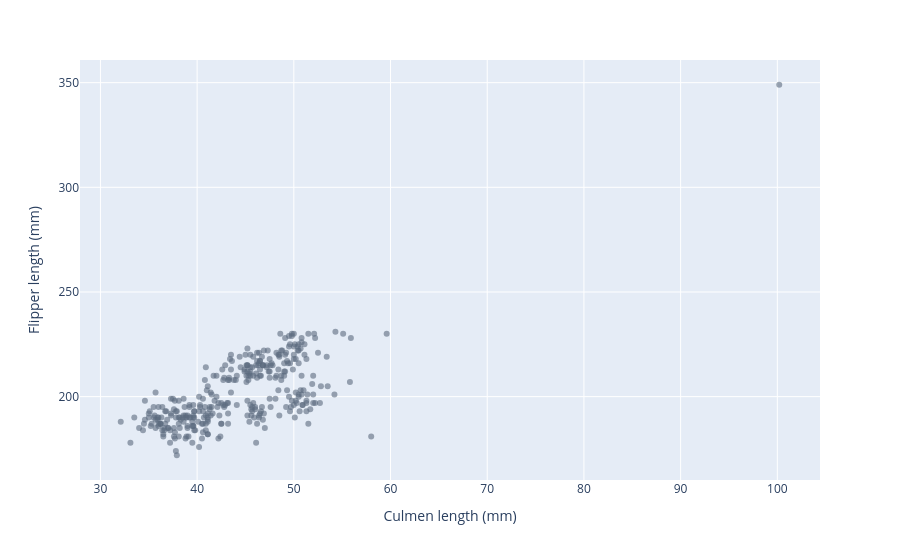

Notebook code for this chart:
### Markdown cell above
# Plotting with pandas (powered by Plotly)
`df.plot(kind='scatter', x='COLUMN_NAME', y='COLUMN_NAME')`

Because we set `pd.options.plotting.backend = "plotly"`, these familiar pandas calls now return interactive Plotly charts. Kinds we can use:
```
- 'scatter' : scatter plot
- 'line'    : line plot (default)
- 'bar'     : vertical bar plot
- 'barh'    : horizontal bar plot
- 'hist'    : histogram
- 'box'     : boxplot
- 'area'    : area plot
```
**Try it:** hover over any point. Drag a box to zoom. Double-click to reset.

### Code cell
df.plot(
    kind='scatter',
    x='culmen_length_mm',
    y='flipper_length_mm',
    hover_data=['species', 'island', 'body_mass_g'],
    opacity=0.6,
)

### Figure 1 — Plotly figure (JSON) as saved in the notebook; plotly's stock layout.template omitted (floating-point values rounded to 4 significant figures; data arrays with more than 128 entries replaced by an {"elided": "..."} marker saying what was removed)
{"data": [{"customdata": {"elided": "334x3 mixed values"}, "hovertemplate": "Culmen length (mm)=%{x}<br>Flipper length (mm)=%{y}<br>species=%{customdata[0]}<br>island=%{customdata[1]}<br>Body mass (g)=%{customdata[2]}<extra></extra>", "legendgroup": "", "marker": {"color": "#5B6B7F", "opacity": 0.6, "symbol": "circle"}, "mode": "markers", "name": "", "orientation": "v", "showlegend": false, "type": "scatter", "x": {"elided": "334 float values"}, "xaxis": "x", "y": {"elided": "334 float values"}, "yaxis": "y"}], "layout": {"legend": {"tracegroupgap": 0}, "margin": {"t": 60}, "xaxis": {"anchor": "y", "domain": [0, 1], "title": {"text": "Culmen length (mm)"}}, "yaxis": {"anchor": "x", "domain": [0, 1], "title": {"text": "Flipper length (mm)"}}}}
